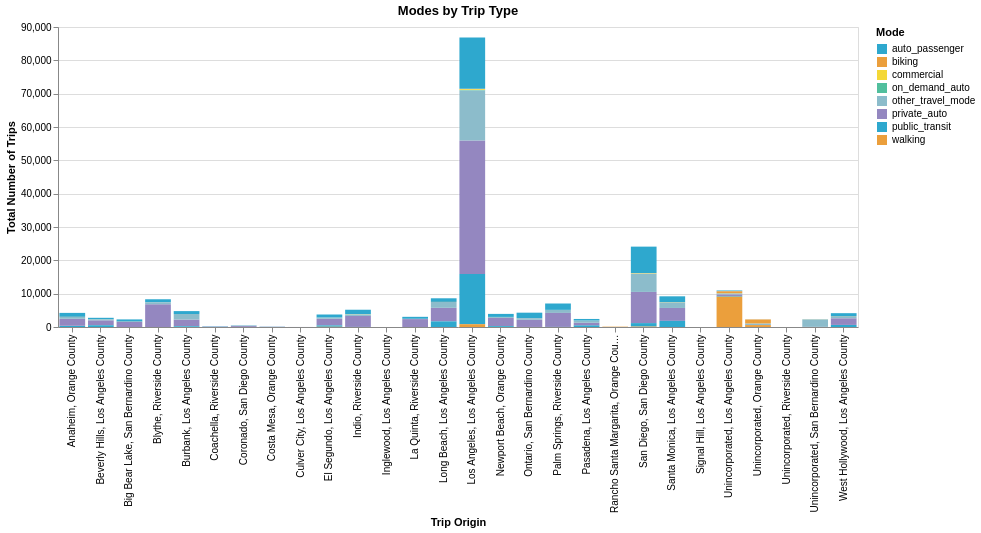

Here is the notebook cell this chart was saved with:
### Code cell
alt.Chart(modes_breakdown).mark_bar().encode(
    x=alt.X("Trip Grouping:O", title = "Trip Origin"),
    y=alt.Y("Total Trips:Q", title="Total Number of Trips"),
    color=alt.Color("Mode:N", scale=alt.Scale(range=cp.CALITP_CATEGORY_BRIGHT_COLORS)),
    tooltip = ['Total Trips', 'Mode']
    ).properties(
    width=800,  
    height=300,
    title='Modes by Trip Type')

### Figure 1 — Vega-Lite specification as saved in the notebook (floating-point values rounded to 4 significant figures; data arrays with more than 128 entries replaced by an {"elided": "..."} marker saying what was removed)
{"config": {"view": {"continuousWidth": 300, "continuousHeight": 300}}, "data": {"name": "data-ca757dc0ce9a7b2bf121083c9ad8b937"}, "mark": {"type": "bar"}, "encoding": {"color": {"field": "Mode", "scale": {"range": ["#2EA8CE", "#EB9F3C", "#F4D837", "#51BF9D", "#8CBCCB", "#9487C0"]}, "type": "nominal"}, "tooltip": [{"field": "Total Trips", "type": "quantitative"}, {"field": "Mode", "type": "nominal"}], "x": {"field": "Trip Grouping", "title": "Trip Origin", "type": "ordinal"}, "y": {"field": "Total Trips", "title": "Total Number of Trips", "type": "quantitative"}}, "height": 300, "title": "Modes by Trip Type", "width": 800, "$schema": "https://vega.github.io/schema/vega-lite/v5.20.1.json", "datasets": {"data-ca757dc0ce9a7b2bf121083c9ad8b937": {"elided": "164 records"}}}
